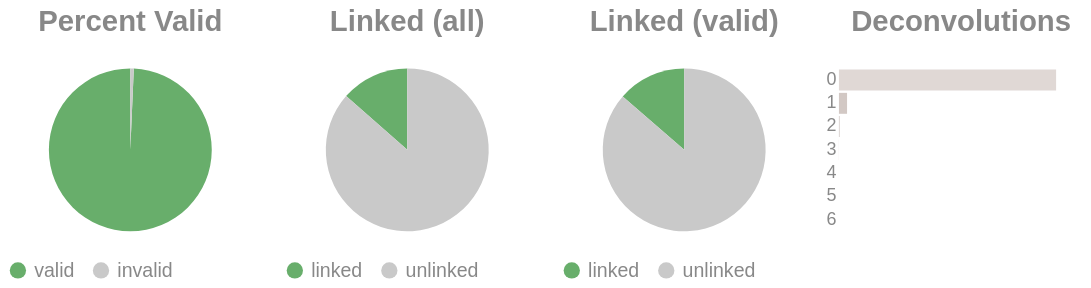

Notebook code cell kept with this figure:
### Code cell
if SKIPLR:
    pass
else:
    clash = Counter()
    for i in valids['molecule'].to_list():
        _mol = i.split("-")
        if len(_mol) == 1:
            clash.update('0')
        else:
            clash.update(_mol[-1])

    _d = {"deconvolutions": [], 'count': []}
    for k,v in clash.items():
        _d['deconvolutions'].append(k)
        _d['count'].append(v)

    tot_valid = valids['reads'].sum()
    mask = valids['reads'] >= 2
    n_linked_reads = valids.filter(mask)['reads'].sum()
    if n_linked_reads == 0:
        print_html("No linked molecules (>=2 reads) were detected; skipping linked-only distributions.")
        SKIPLR = True
    else:
        perc_valid = round(tot_valid / n_reads, 4)
        linked_perc_abs = round(n_linked_reads / n_reads, 4)
        linked_perc = round(n_linked_reads / tot_valid, 4)

    _valid = pl.DataFrame({"valids": ['valid', 'invalid'], "count": [tot_valid, n_reads - tot_valid]})
    _linked_abs = pl.DataFrame({"linked (absolute)": ['linked', 'unlinked'], "count": [n_linked_reads, n_reads - n_linked_reads]})
    _linked_rel = pl.DataFrame({"linked (valids)": ['linked', 'unlinked'], "count": [n_linked_reads, tot_valid - n_linked_reads]})

    (
        alt.hconcat(
            piechart(_valid, goodval = 'valid', title = "Percent Valid"),
            piechart(_linked_abs, goodval = "linked", title =  "Linked (all)"),
            piechart(_linked_rel, goodval = "linked", title =  "Linked (valid)"),
            convolutionbar(pl.DataFrame(_d), title = "Deconvolutions"),
            center = True,
            bounds = 'flush'
        )
        .resolve_scale(color='independent')
        .resolve_legend('independent')
        .properties(usermeta={'embedOptions': {"actions": False}})
    ).display()

### Figure 1 — Vega-Lite specification as saved in the notebook (floating-point values rounded to 4 significant figures)
{"width": "container", "height": 400, "config": {"title": {"anchor": "start", "dy": -15, "fontSize": 18, "color": "#888888", "subtitleColor": "#888888", "subtitleFontSize": 14}, "arc": {"fill": "#0072B2"}, "axis": {"domainColor": "#888888", "domainWidth": 0.5, "gridWidth": 0.2, "grid": false, "titleFontWeight": 400, "titleFontSize": 15, "labelFontSize": 11, "labelColor": "#888888", "tickColor": "#888888", "tickWidth": 0.2, "titleColor": "#888888"}, "axisBand": {"grid": false}, "axisX": {"grid": true, "tickSize": 10, "domainCap": "round"}, "axisY": {"domain": false, "grid": true, "tickSize": 0, "domainCap": "round"}, "background": "transparent", "header": {"labelFontSize": 15, "labelColor": "#888888", "titleFontSize": 15, "titleFontWeight": 600, "titleColor": "#888888"}, "legend": {"labelFont": "sans-serif", "labelFontSize": 12, "labelColor": "#888888", "symbolSize": 100, "symbolType": "circle", "titleFontSize": 12, "titlePadding": 10, "titleColor": "#888888", "title": null}, "range": {"category": ["#E69F00", "#56B4E9", "#009E73", "#F0E442", "#0072B2", "#D55E00", "#CC79A7", "#000000"], "diverging": ["#cfe8f3", "#a2d4ec", "#73bfe2", "#46abdb", "#1696d2", "#12719e"]}, "area": {"fill": "#0072B2", "fillOpacity": 0.7, "line": true, "strokeOpacity": 0.7}, "line": {"color": "#0072B2", "stroke": "#0072B2", "strokeWidth": 2}, "trail": {"color": "#0072B2", "stroke": "#0072B2", "strokeWidth": 0, "size": 1}, "point": {"filled": true, "fillOpacity": 1.0, "size": 95}, "text": {"color": "#888888", "fontSize": 11, "align": "right", "fontWeight": 400, "size": 11}, "bar": {"fill": "#0072B2", "stroke": null}, "view": {"stroke": null, "continuousWidth": 660, "continuousHeight": 400}}, "hconcat": [{"data": {"name": "data-e6004d6187fdb79e6a8de51f98715961"}, "mark": {"type": "arc"}, "encoding": {"color": {"field": "valids", "legend": {"orient": "bottom", "title": null}, "scale": {"domain": ["valid", "invalid"], "range": ["#68ae6b", "#C9C9C9"]}, "title": "Valids", "type": "nominal"}, "theta": {"field": "count", "type": "quantitative"}, "tooltip": [{"field": "valids", "title": "Valids", "type": "ordinal"}, {"field": "percent", "format": ".2%", "title": "Percent", "type": "quantitative"}, {"field": "count", "title": "Count", "type": "quantitative"}]}, "height": 100, "title": {"text": "Percent Valid", "align": "center", "anchor": "middle"}, "transform": [{"calculate": "datum.count / 4018818", "as": "percent"}], "width": 150}, {"data": {"name": "data-b2f384d9a6b9f6179257b3f37b1d830a"}, "mark": {"type": "arc"}, "encoding": {"color": {"field": "linked (absolute)", "legend": {"orient": "bottom", "title": null}, "scale": {"domain": ["linked", "unlinked"], "range": ["#68ae6b", "#C9C9C9"]}, "title": "Linked (Absolute)", "type": "nominal"}, "theta": {"field": "count", "type": "quantitative"}, "tooltip": [{"field": "linked (absolute)", "title": "Linked (Absolute)", "type": "ordinal"}, {"field": "percent", "format": ".2%", "title": "Percent", "type": "quantitative"}, {"field": "count", "title": "Count", "type": "quantitative"}]}, "height": 100, "title": {"text": "Linked (all)", "align": "center", "anchor": "middle"}, "transform": [{"calculate": "datum.count / 4018818", "as": "percent"}], "width": 150}, {"data": {"name": "data-78a92b3ec9ef3724340a68165bf74f92"}, "mark": {"type": "arc"}, "encoding": {"color": {"field": "linked (valids)", "legend": {"orient": "bottom", "title": null}, "scale": {"domain": ["linked", "unlinked"], "range": ["#68ae6b", "#C9C9C9"]}, "title": "Linked (Valids)", "type": "nominal"}, "theta": {"field": "count", "type": "quantitative"}, "tooltip": [{"field": "linked (valids)", "title": "Linked (Valids)", "type": "ordinal"}, {"field": "percent", "format": ".2%", "title": "Percent", "type": "quantitative"}, {"field": "count", "title": "Count", "type": "quantitative"}]}, "height": 100, "title": {"text": "Linked (valid)", "align": "center", "anchor": "middle"}, "transform": [{"calculate": "datum.count / 3991401", "as": "percent"}], "width": 150}, {"data": {"name": "data-506cb7d5bfba35646fa31816049904b8"}, "mark": {"type": "bar"}, "encoding": {"color": {"field": "deconvolutions", "legend": null, "scale": {"scheme": "lightgreyred"}, "type": "nominal"}, "tooltip": [{"field": "deconvolutions", "title": "Deconvolutions", "type": "ordinal"}, {"field": "percent", "format": ".2%", "title": "Percent", "type": "quantitative"}, {"field": "count", "title": "Count", "type": "quantitative"}], "x": {"axis": null, "field": "count", "type": "quantitative"}, "y": {"field": "deconvolutions", "sort": "ascending", "title": null, "type": "nominal"}}, "height": 100, "title": {"text": "Deconvolutions", "align": "center", "anchor": "middle"}, "transform": [{"calculate": "datum.count / 3698170", "as": "percent"}], "width": 150}], "bounds": "flush", "center": true, "resolve": {"legend": {"angle": "independent"}, "scale": {"color": "independent"}}, "usermeta": {"embedOptions": {"actions": false}}, "$schema": "https://vega.github.io/schema/vega-lite/v6.1.0.json", "datasets": {"data-e6004d6187fdb79e6a8de51f98715961": [{"valids": "valid", "count": 3991401}, {"valids": "invalid", "count": 27417}], "data-b2f384d9a6b9f6179257b3f37b1d830a": [{"linked (absolute)": "linked", "count": 543138}, {"linked (absolute)": "unlinked", "count": 3475680}], "data-78a92b3ec9ef3724340a68165bf74f92": [{"linked (valids)": "linked", "count": 543138}, {"linked (valids)": "unlinked", "count": 3448263}], "data-506cb7d5bfba35646fa31816049904b8": [{"deconvolutions": "0", "count": 3555021}, {"deconvolutions": "1", "count": 132890}, {"deconvolutions": "2", "count": 9295}, {"deconvolutions": "3", "count": 860}, {"deconvolutions": "4", "count": 94}, {"deconvolutions": "5", "count": 8}, {"deconvolutions": "6", "count": 2}]}}
